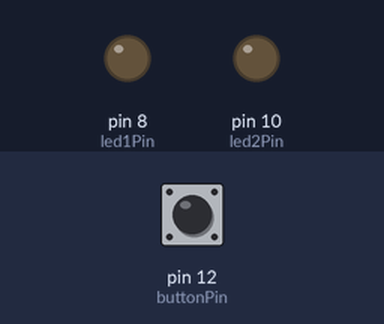
Recording of a sketch running on a simulated Arduino Uno, built with avr-gcc and run on an emulated ATmega328P. Parts: output pins drawn as LEDs (lit = HIGH). Inputs (shaded band) come from the test bench; at power-on: pin 12 (buttonPin) HIGH.

Above: at 1.2 s.
1.3 s: pin 12 (buttonPin) pulled LOW for 0.15 s
At 2.5 s:
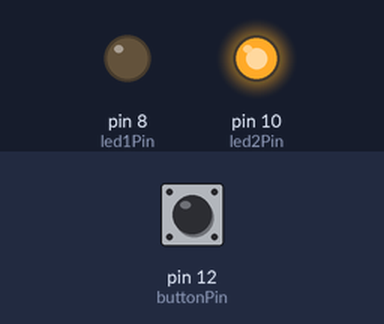
2.9 s: pin 12 (buttonPin) pulled LOW for 1 s
At 3.9 s:
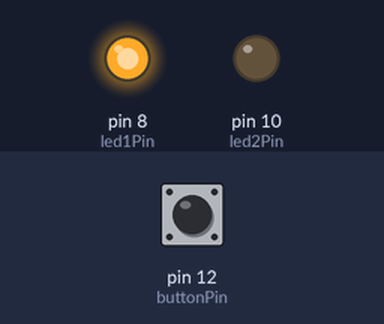
5.4 s: pin 12 (buttonPin) pulled LOW for 3.2 s
At 5.9 s:
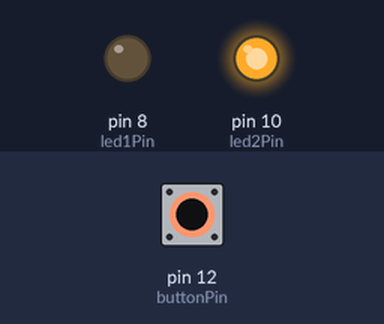
Timing chart, 0 to 8.4 s (numbered marks = the images above; inputs shaded):
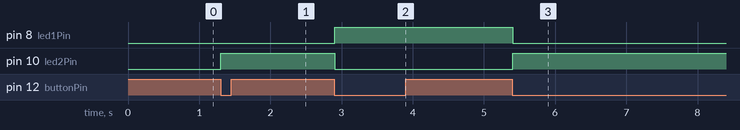

Measured:
- after the input at 1.3 s, pin 10 (led2Pin): LOW → HIGH at once
- after the input at 2.9 s, pin 8 (led1Pin): LOW → HIGH at once; pin 10 (led2Pin): HIGH → LOW at once
- after the input at 5.4 s, pin 8 (led1Pin): HIGH → LOW at once; pin 10 (led2Pin): LOW → HIGH at once

The sketch:

Opdracht_3.ino
```cpp
// De pinnen toewijzen
const int led1Pin = 8;       // Pin waar de eerste led op is aangesloten
const int led2Pin = 10;      // Pin waar de tweede led op is aangesloten
const int buttonPin = 12;    // Pin waar de drukknop op is aangesloten

//variabelen om de teller en de status van de knoppen bij te houden
int counter = 0;                // Hier wordt het aantal keer dat op de knop wordt gedrukt bijgehouden
bool buttonState = false;       // Hier wordt de huidige knoptoestand opgeslagen
bool lastButtonState = false;   // Hier wordt de vorige knoptoestand opgeslagen

void setup() {
  // De pinnen initialiseren
  pinMode(led1Pin, OUTPUT);   // Configureer de eerste led pin als OUTPUT
  pinMode(led2Pin, OUTPUT);   // Configureer de tweede led pin als OUTPUT
  pinMode(buttonPin, INPUT);  // Configureer de drukknop als INPUT met interne pull-up weerstand

  // Initialiseer de knop
  digitalWrite(buttonPin, HIGH); // Schakel de interne pull-up weerstand in

  // Allebei de Led's staan uit bij het starten
  digitalWrite(led1Pin, LOW);
  digitalWrite(led2Pin, LOW);
}

void loop() {
  // Lees de huidige toestand van de knop in
  buttonState = digitalRead(buttonPin) == LOW; // LOW houdt in dat de knop is ingedrukt

  // Controleer of de knoptoestand is veranderd sinds de vorige loop
  if (buttonState && !lastButtonState) {
    // De teller gaat omhoog wanneer een knop wordt ingedrukt
    counter++;


      // Als de teller even is, gaat led1 aan en led2 uit
     if (counter % 2 == 0) {
      digitalWrite(led1Pin, HIGH);
      digitalWrite(led2Pin, LOW);
    } else {
      // Als de teller oneven is, zet led1 uit en led2 aan
      digitalWrite(led1Pin, LOW);
      digitalWrite(led2Pin, HIGH);
    }
  }

  // Sla de huidige knoptoestand op voor de volgende loop
  lastButtonState = buttonState;

  // een delay van 50ms als contactdender
  delay(50);
}
```
